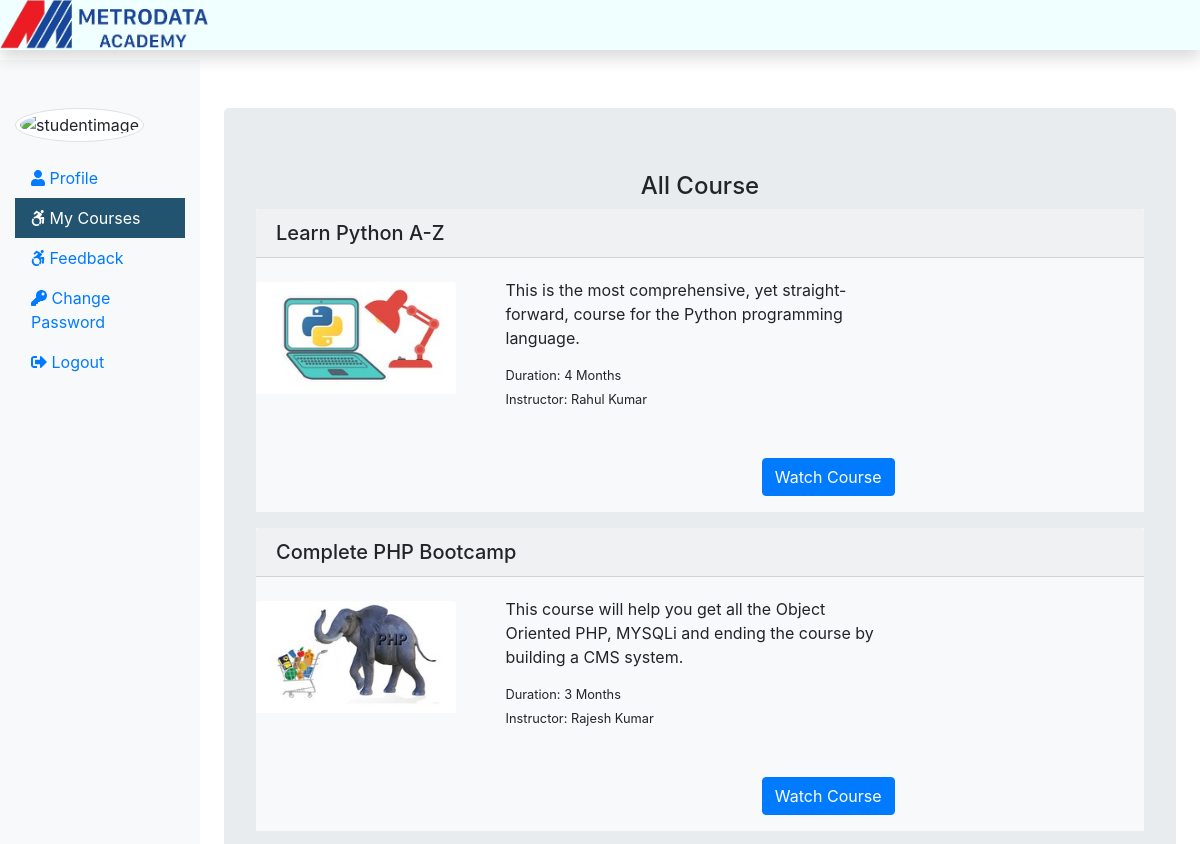
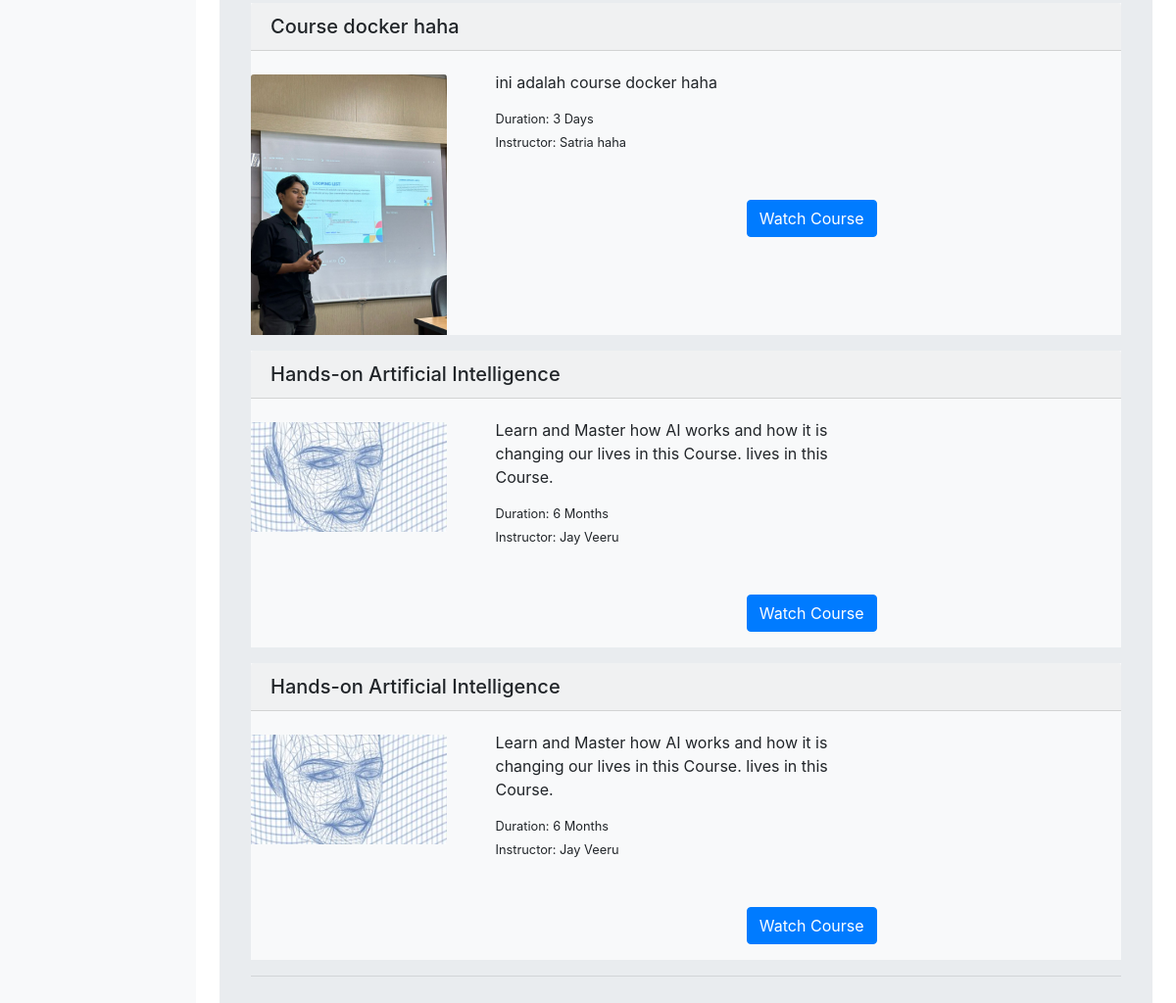
Screenshot of /ELearning/Student/myCourse.php (signed in) with the database file from the repository (2 pictures, top to bottom).
### tables this page shows
CREATE TABLE `courseorder` (
  `co_id` int(11) NOT NULL,
  `order_id` varchar(255) NOT NULL,
  `stu_email` varchar(255) NOT NULL,
  `course_id` int(11) NOT NULL,
  `status` varchar(255) NOT NULL,
  `respmsg` text DEFAULT NULL,
  `order_date` date NOT NULL
);

CREATE TABLE `course` (
  `course_id` int(11) NOT NULL,
  `course_name` text NOT NULL,
  `course_desc` text NOT NULL,
  `course_author` varchar(255) NOT NULL,
  `course_img` text NOT NULL,
  `course_duration` text NOT NULL
);

### ELearning/Student/myCourse.php (the view, shortened to what this page needs)
<?php
include_once('../dbConnection.php');
if (isset($_SESSION['is_login'])) {
  $stuLogEmail = $_SESSION['stuLogEmail'];
} else {
  echo "<script> location.href='../index.php'; </script>";
}
?>
<!DOCTYPE html>
<html lang="en">
<head>
  <link rel="stylesheet" href="../css/bootstrap.min.css">
  <link rel="stylesheet" href="../css/all.min.css">
  <link rel="stylesheet" href="../css/stustyle.css">
</head>
<body>
  <nav class="navbar navbar-dark fixed-top flex-md-nowrap p-0 shadow" style="background-color: #F0FFFF;">
    <a href="../index.php"><img src="../image/malogo1.png" alt="Metrodata Academy Logo" style="height: 50px;"></a>
  </nav>
  <div class="container-fluid" style="margin-top:60px;">
    <div class="row">
      <nav class="col-md-2 bg-light sidebar py-5 d-print-none">
        <div class="sidebar-sticky">
          <ul class="nav flex-column">
            <li class="nav-item mb-3">
              <img src="<?php echo $stu_img ?>" alt="studentimage" class="img-thumbnail rounded-circle">
            </li>
            <li class="nav-item">
              <a class="nav-link <?php if (PAGE == 'profile') {
                                    echo 'active';
                                  } ?>" href="studentProfile.php">
                <i class="fas fa-user"></i>
                Profile <span class="sr-only">(current)</span>
              </a>
            </li>
            <li class="nav-item">
              <a class="nav-link <?php if (PAGE == 'mycourse') {
                                    echo 'active';
                                  } ?>" href="myCourse.php">
                <i class="fab fa-accessible-icon"></i>
                My Courses
              </a>
            </li>
            <li class="nav-item">
              <a class="nav-link <?php if (PAGE == 'feedback') {
                                    echo 'active';
                                  } ?>" href="stufeedback.php">
                <i class="fab fa-accessible-icon"></i>
                Feedback
              </a>
            </li>
            <li class="nav-item">
              <a class="nav-link <?php if (PAGE == 'studentChangePass') {
                                    echo 'active';
                                  } ?>" href="studentChangePass.php">
                <i class="fas fa-key"></i>
                Change Password
              </a>
            </li>
            <li class="nav-item">
              <a class="nav-link" href="../logout.php">
                <i class="fas fa-sign-out-alt"></i>
                Logout
              </a>
            </li>
          </ul>
        </div>
      </nav>
      <main class="col-md-10 ml-sm-auto px-4">
        <div class="container mt-5">
          <div class="row">
            <div class="jumbotron">
              <h4 class="text-center">All Course</h4>
              <?php
              if (isset($stuLogEmail)) {
                $sql = "SELECT co.order_id, c.course_id, c.course_name, c.course_duration, c.course_desc, c.course_img, c.course_author FROM courseorder AS co JOIN course AS c ON c.course_id = co.course_id WHERE co.stu_email = '$stuLogEmail'";
                $result = $conn->query($sql);
                if ($result->num_rows > 0) {
                  while ($row = $result->fetch_assoc()) { ?>
                    <div class="bg-light mb-3">
                      <h5 class="card-header"><?php echo $row['course_name']; ?></h5>
                      <div class="row">
                        <div class="col-sm-3">
                          <img src="<?php echo $row['course_img']; ?>" class="card-img-top mt-4" alt="pic">
                        </div>
                        <div class="col-sm-6 mb-3">
                          <div class="card-body">
                            <p class="card-title"><?php echo $row['course_desc']; ?></p>
                            <small class="card-text">Duration: <?php echo $row['course_duration']; ?></small><br />
                            <small class="card-text">Instructor: <?php echo $row['course_author']; ?></small><br />
                            <a href="watchcourse.php?course_id=<?php echo $row['course_id'] ?>" class="btn btn-primary mt-5 float-right">Watch Course</a>
                          </div>
                        </div>
                      </div>
                    </div>
              <?php
                  }
                }
              }
              ?>
              <hr />
            </div>
          </div>
        </div>
      </main>
    </div>
  </div>
  <?php
  include('./stuInclude/footer.php');
  ?>
</body>
</html>

### ELearning/css/stustyle.css (style rules this page uses)
.active { background-color: #225470; color: #fff; }

### rows the page displays
courseorder: course.course_name "Learn Python A-Z", course.course_img (picture), course.course_desc "This is the most comprehensive, yet straight-forward, course for the Python programming language.", course.course_duration "4 Months", course.course_author "Rahul Kumar"
courseorder: course.course_name "Complete PHP Bootcamp", course.course_img (picture), course.course_desc "This course will help you get all the Object Oriented PHP, MYSQLi and ending the course by building a CMS system.", course.course_duration "3 Months", course.course_author "Rajesh Kumar"
courseorder: course.course_name "Course docker haha", course.course_img (picture), course.course_desc "ini adalah course docker haha", course.course_duration "3 Days", course.course_author "Satria haha"
courseorder: course.course_name "Hands-on Artificial Intelligence", course.course_img (picture), course.course_desc "Learn and Master how AI works and how it is changing our lives in this Course. lives in this Course.", course.course_duration "6 Months", course.course_author "Jay Veeru"
courseorder: course.course_name "Hands-on Artificial Intelligence", course.course_img (picture), course.course_desc "Learn and Master how AI works and how it is changing our lives in this Course. lives in this Course.", course.course_duration "6 Months", course.course_author "Jay Veeru"
